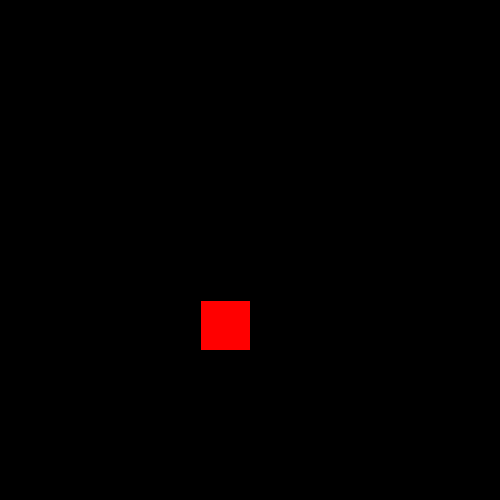
Frame 1 (no input)
Frame 60 (the mouse pressed at the canvas centre just before this capture): identical to frame 1, image omitted
Frame 120 (the mouse held since frame 60 and released just before this capture): identical to frame 1, image omitted

The Processing sketch that drew this single still picture (run headless with seeded random() and noise(); from frame 60 on, the mouse is pressed at the canvas centre):

// Processing sketch: picking
// ── picking.pde
PGraphics b;
color bc = color(255, 0, 0);
color id = color(15);

void setup() {
  size (500, 500);
  b = createGraphics(500, 500);
}

void draw() {
  
  drawButtons(b);
  testMouse();
  drawButtons(this.g);

}

void drawButtons(PGraphics p) {
  color draw;
  if (p==b) {
    draw = id;
  } else {
    draw = bc;
  }
  
  p.beginDraw();
  p.background(0);
  p.fill(draw);
  p.rect(200, 300, 50, 50);
  p.endDraw();
}

void testMouse() {
  color c = b.get(mouseX,mouseY);

  if(c == id) {
  bc = color(255,255,0);}
  else {
  bc = color(255,0,0);}
}
